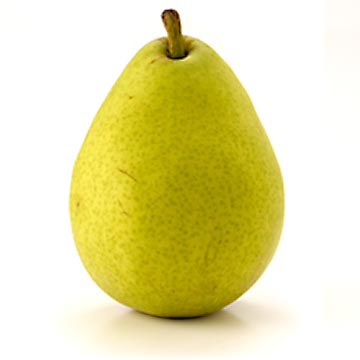
%> input picture Intelligent_Systems/laboratory/lab_01/matlab/images/pear_01.jpg, 360 x 360 px
$ octave main.m   (GNU Octave 9; MATLAB toolbox functions it lacks are replaced by stand-ins)
%> lines starting %> are read from the running program, lines starting %| are printed output that depends on the picture; in (x1, y1, x2, y2) boxes, pixels count from 0 and x2, y2 are one past the last pixel; in counts of white or black regions, pixels touching at a corner belong together; the program's own positions count from 1
%> further down, I is the input picture: size 360x360x3 uint8; mean R, G, B 230.4, 224.7, 167.8
### Intelligent_Systems/laboratory/lab_01/matlab/color_feature.m
function hsv_value = color_feature(Im)
% im - vaizdas, nuskaitytas su imread
% bw - binarinis vaizdas (nurodo sriti, kurioje yra skaiciuojamas
% spalvos vidutine reiksme)
% atsakymas hsv_value - spalva HSV skaleje
%

BW = im2bw(rgb2gray(Im),0.95);
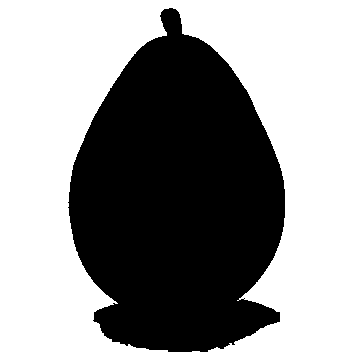
%> BW: size 360x360 logical; 59.3% white; 1 black region, box (x1, y1, x2, y2) and area: (68, 8, 285, 352) 52779
BW = imfill(~BW,'holes');
%> BW: size 360x360 logical; 40.7% white; 1 white region, box (x1, y1, x2, y2) and area: (68, 8, 285, 352) 52781
BW = imopen(BW,strel('disk',12));
%> BW: size 360x360 logical; 40.2% white; 1 white region, box (x1, y1, x2, y2) and area: (69, 32, 285, 352) 52086


hsv_im=rgb2hsv(Im);
%> hsv_im: size 360x360x3 double; mean H, S, V 0.0943, 0.332, 0.904
hsv=hsv_im(:,:,1);
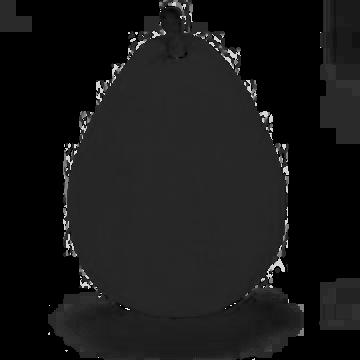
%> hsv: size 360x360 double; min 0, max 0.983, mean 0.0943

hsv_value=mean(mean(hsv(BW)));
%> hsv_value = 0.149

### Intelligent_Systems/laboratory/lab_01/matlab/shape_feature.m
function [apvl,bw] = shape_feature(im,sl)
%> called with sl = 0.2

% im - paveikslelis (nuskaitytas su funkcija imread)
% sl - slekstis binariniam vaizdui gauti (reik?m?s gali b?ti
% intervale [0,1]), rekomenduojamos: 0.1 - 0.2
% atsakyme: apvl - apvalumas (reik?m?s intervale [0,1])
% bw - binarinis vaizdas


I = rgb2gray(imcomplement(im));
%> I: size 360x360 uint8
% threshold = graythresh(I);
threshold=sl;
bw = im2bw(I,threshold);
%> bw: size 360x360 logical; 31.8% white; 69 white regions (63 under 20 px), largest, box (x1, y1, x2, y2) and area: (87, 8, 284, 330) 40782, (75, 194, 83, 216) 70, (110, 83, 119, 98) 45, (128, 79, 135, 89) 38, (111, 156, 118, 163) 25, (86, 246, 97, 252) 25
%figure
% % subplot(2,2,1)
%imshow(bw)

% remove all object containing fewer than 30 pixels
bw = bwareaopen(bw,30);
%> bw: size 360x360 logical; 31.6% white; 4 white regions, box (x1, y1, x2, y2) and area: (87, 8, 284, 330) 40782, (75, 194, 83, 216) 70, (110, 83, 119, 98) 45, (128, 79, 135, 89) 38

% fill a gap in the pen's cap
se = strel('disk',10);
bw = imclose(bw,se);
%> bw: size 360x360 logical; 32.7% white; 2 white regions, box (x1, y1, x2, y2) and area: (87, 8, 284, 330) 42339, (75, 194, 83, 216) 86

% fill any holes, so that regionprops can be used to estimate
% the area enclosed by each of the boundaries
bw = imfill(bw,'holes');
% % subplot(2,2,2)
% % imshow(bw)

[B,L] = bwboundaries(bw,'noholes');
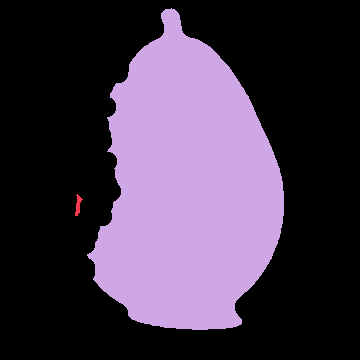
%> L: size 360x360 double; 3 distinct labels, from 0 to 2; one colour per label, 0 black
%> B = 2 boundaries; box (x1, y1, x2, y2) and points: (87, 8, 284, 330) 794, (75, 194, 83, 216) 45

% [8 lines of commented-out code are left out]

stats = regionprops(L,'Area','Centroid');
%> stats = 2 regions; Area and Centroid: 42339 [187.7 189.5], 86 [78.8 205.7]

threshold = 0.94;

% loop over the boundaries

for k = 1:length(B)

  % obtain (X,Y) boundary coordinates corresponding to label 'k'
  boundary = B{k};

  % compute a simple estimate of the object's perimeter
  delta_sq = diff(boundary).^2;
  perimeter = sum(sqrt(sum(delta_sq,2)));

  % obtain the area calculation corresponding to label 'k'
  area = stats(k).Area;

  % compute the roundness metric
  metric = 4*pi*area/perimeter^2;

  % display the results
  metric_string = sprintf('%2.2f',metric);

  % mark objects above the threshold with a black circle
  if metric > threshold
    centroid = stats(k).Centroid;
%     plot(centroid(1),centroid(2),'ko');
  end

% %   text(boundary(1,2)-35,boundary(1,1)+13,metric_string,'Color','y',...
% %        'FontSize',14,'FontWeight','bold');

end
%> this loop made 2 passes
%> (perimeter, area, metric, metric_string) on passes 1 to 2: (49.8, 86, 0.436, '0.44'), (926.8, 42339, 0.619, '0.62')
apvl=metric;
%> apvl = 0.619

### Intelligent_Systems/laboratory/lab_01/matlab/main.m
%
% Nenaudodami MATLAB specializuot? funkcij? (newp, train, sim), sukurkite
% perceptron?-klasifikatori? ir j? apmokykite obuoli? ir kriau?i?
% nuotraukoms klasifikuoti. Po?ymiams (spalvai ir formai) i? nuotrauk?
% i?skirti naudokite ?ias funkcijas. Perceptrono apmokymui pasirinkite 5
% nuotraukas: 2 su kriau??mis ir 3 su obuoliais. Apmokytas perceptronui
% patikrinti, naudokite likusias (nenaudotas apmokymo metu) obuoli? ir
% kriau?i? nuotraukas.
%

train = {
    'pear_01.jpg'
    'pear_02.jpg'
    'apple_04.jpg'
    'apple_07.jpg'
    'apple_11.jpg'
};

T = [1, 1, -1, -1, -1];

check = {
    'pear_03.jpg'
    'pear_09.jpg'
    'apple_05.jpg'
    'apple_06.jpg'
    'apple_12.jpg'
    'apple_13.jpg'
    'apple_17.jpg'
    'apple_19.jpg'
};

D = [1, 1, -1, -1, -1, -1, -1, -1];

threadshot = 0.2;
mu = 0.01;

X = [];

%% Feature

for i=1:size(train, 1)
    I = imread(['img/' train{i} ]);
    X = [X; color_feature(I), shape_feature(I, threadshot)];
%> X = [0.149 0.619]
end
%> pass 2 of the loop `for i=1:size(train, 1)`:
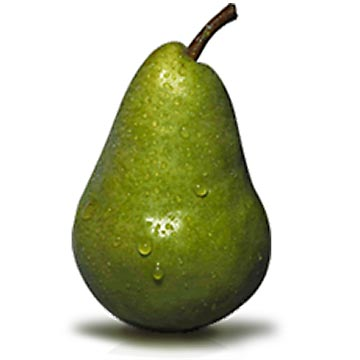
%> input picture Intelligent_Systems/laboratory/lab_01/matlab/images/pear_02.jpg, 360 x 360 px
%> I is the input picture: size 360x360x3 uint8; mean R, G, B 200.2, 203, 177.9
%> in color_feature (call 2), `BW = im2bw(rgb2gray(Im),0.95);`:
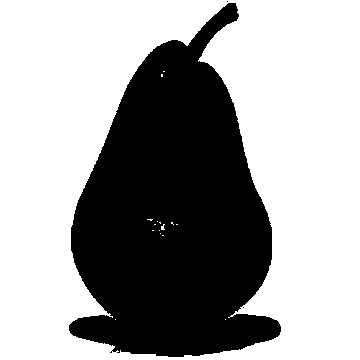
%> BW: size 360x360 logical; 63.2% white; 3 black regions (2 under 20 px), largest, box (x1, y1, x2, y2) and area: (69, 3, 281, 357) 47714
%> hsv_im: size 360x360x3 double; mean H, S, V 0.0777, 0.227, 0.797
%> hsv_value = 0.185
%> I: size 360x360 uint8
%> in shape_feature (call 2), `bw = imclose(bw,se);`:
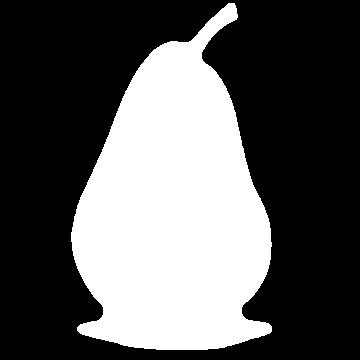
%> bw: size 360x360 logical; 35.4% white; 1 white region, box (x1, y1, x2, y2) and area: (71, 3, 272, 350) 45930
%> B = 1 boundary; box (x1, y1, x2, y2) and points: (71, 3, 272, 350) 928
%> stats = 1 region; Area and Centroid: 45930 [174.3 211.9]
%> the loop in shape_feature (call 2), `for k = 1:length(B)` made 1 pass
%> (perimeter, area, metric, metric_string) on pass 1: (1072.4, 45930, 0.502, '0.50')
%> apvl = 0.502
%> `X = [X; color_feature(I), shape_feature(I, threadshot)];`: X = [0.149 0.619; 0.185 0.502]
%> pass 3 of the loop `for i=1:size(train, 1)`:
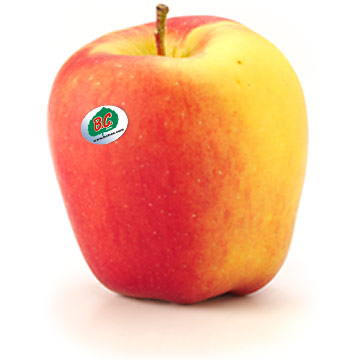
%> input picture Intelligent_Systems/laboratory/lab_01/matlab/images/apple_04.jpg, 360 x 360 px
%> I is the input picture: size 360x360x3 uint8; mean R, G, B 244.2, 190.4, 163.8
%> in color_feature (call 3), `BW = im2bw(rgb2gray(Im),0.95);`:
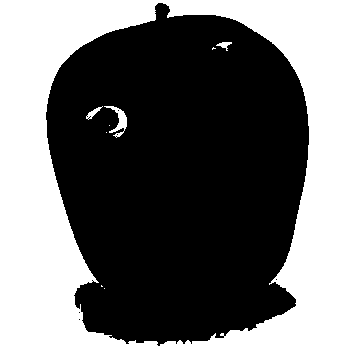
%> BW: size 360x360 logical; 45.7% white; 9 white regions (5 under 20 px), largest, box (x1, y1, x2, y2) and area: (0, 0, 360, 360) 58819, (104, 106, 127, 138) 255, (86, 106, 103, 120) 76, (216, 42, 232, 51) 64
%> hsv_im: size 360x360x3 double; mean H, S, V 0.145, 0.351, 0.96
%> hsv_value = 0.218
%> I: size 360x360 uint8
%> in shape_feature (call 3), `bw = imclose(bw,se);`:
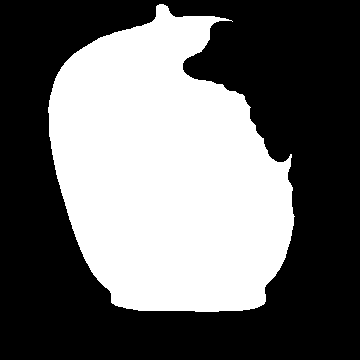
%> bw: size 360x360 logical; 41.7% white; 1 white region, box (x1, y1, x2, y2) and area: (48, 4, 295, 312) 54009
%> B = 1 boundary; box (x1, y1, x2, y2) and points: (48, 4, 295, 312) 948
%> stats = 1 region; Area and Centroid: 54009 [167.7 174.4]
%> the loop in shape_feature (call 3), `for k = 1:length(B)` made 1 pass
%> (perimeter, area, metric, metric_string) on pass 1: (1068.4, 54009, 0.595, '0.59')
%> apvl = 0.595
%> `X = [X; color_feature(I), shape_feature(I, threadshot)];`: X = [0.149 0.619; 0.185 0.502; 0.218 0.595]
%> the loop made 5 passes; the first 3 are shown

%% Figure
% [12 lines of commented-out code are left out]

%% Initialization

w_1 = 0.6;
%> w_1 = 0.6
w_2 = 0.3;
b = 0.5;
[w_1, w_2, b]
%> ans = [0.6 0.3 0.5]

%  0.0605    0.3993    0.5269

%% Error
Err_sum = 1;
while Err_sum ~= 0
    Y = [];
    for i=1:size(X, 1)
        x_1 = X(i,1);
        x_2 = X(i,2);
        Y = [Y, sign(x_1 * w_1 + x_2 * w_2 + b)];
    end

    Err_sum = sum(Y-T);

    w_1 = w_1 - mu * Err_sum * sum(X(:,1));
    w_2 = w_2 - mu * Err_sum * sum(X(:,2));
    b = b - mu * Err_sum;

    [Err_sum, w_1, w_2, b]
end


%% Result

% [17 lines of commented-out code are left out]
grid on
line([0,1], [-b/w_2, -w_1/w_2 - b/w_2]);
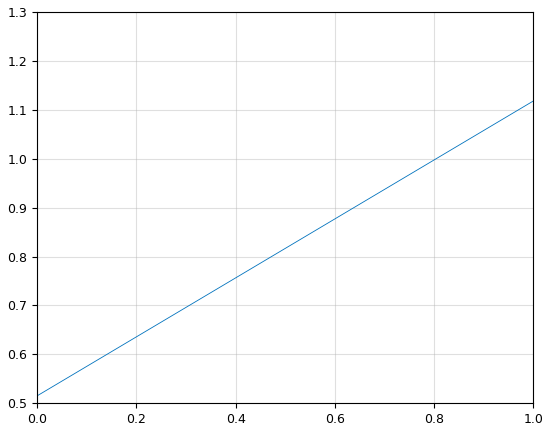
%> figure redrawn from the program's plot data

%% Check
X = [];
for i=1:size(check, 1)
    I = imread(['img/' check{i} ]);
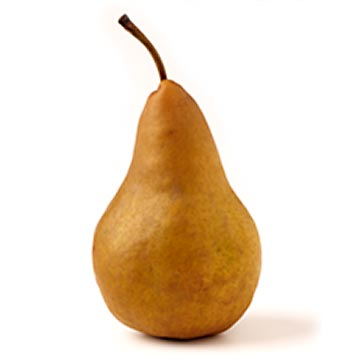
%> input picture Intelligent_Systems/laboratory/lab_01/matlab/images/pear_03.jpg, 360 x 360 px
%> I is the input picture: size 360x360x3 uint8; mean R, G, B 236.8, 220.4, 201
    X = [X; color_feature(I), shape_feature(I, threadshot)];
%> in color_feature (call 4), `BW = im2bw(rgb2gray(Im),0.95);`: BW: size 360x360 logical; 73.6% white; 3 black regions (2 under 20 px), largest, box (x1, y1, x2, y2) and area: (91, 13, 316, 351) 34172
%> in color_feature (call 4), `BW = imfill(~BW,'holes');`: BW: size 360x360 logical; 26.4% white; 3 white regions (2 under 20 px), largest, box (x1, y1, x2, y2) and area: (91, 13, 316, 351) 34174
%> in color_feature (call 4), `BW = imopen(BW,strel('disk',12));`: BW: size 360x360 logical; 25.5% white; 1 white region, box (x1, y1, x2, y2) and area: (91, 79, 304, 351) 33101
%> in color_feature (call 4), `hsv_im=rgb2hsv(Im);`: hsv_im: size 360x360x3 double; mean H, S, V 0.0451, 0.2, 0.929
%> in color_feature (call 4), `hsv=hsv_im(:,:,1);`:
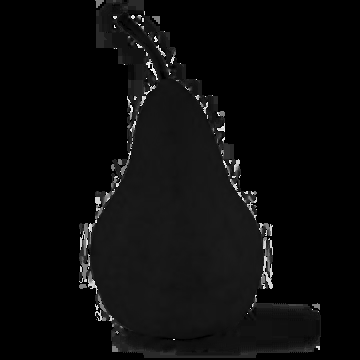
%> hsv: size 360x360 double; min 0, max 0.983, mean 0.0451
%> in color_feature (call 4), `hsv_value=mean(mean(hsv(BW)));`: hsv_value = 0.0884
%> call 4 of shape_feature, with sl = 0.2
%> in shape_feature (call 4), `bw = im2bw(I,threshold);`:
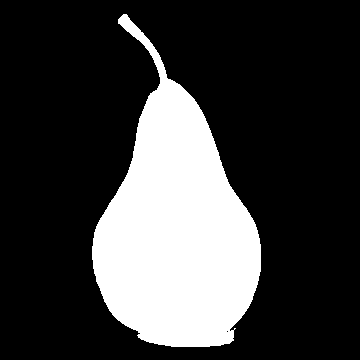
%> bw: size 360x360 logical; 23.9% white; 1 white region, box (x1, y1, x2, y2) and area: (92, 14, 261, 347) 30979
%> in shape_feature (call 4), `bw = imclose(bw,se);`: bw: size 360x360 logical; 23.9% white; 1 white region, box (x1, y1, x2, y2) and area: (92, 14, 261, 347) 31020
%> in shape_feature (call 4), `[B,L] = bwboundaries(bw,'noholes');`: B = 1 boundary; box (x1, y1, x2, y2) and points: (92, 14, 261, 347) 764
%> in shape_feature (call 4), `stats = regionprops(L,'Area','Centroid');`: stats = 1 region; Area and Centroid: 31020 [176.8 229.8]
%> the loop in shape_feature (call 4), `for k = 1:length(B)` made 1 pass
%> (perimeter, area, metric, metric_string) on pass 1: (896, 31020, 0.486, '0.49')
%> in shape_feature (call 4), `apvl=metric;`: apvl = 0.486
%> X = [0.0884 0.486]
end
%> pass 2 of the loop `for i=1:size(check, 1)`:
%> (the run ends here)
